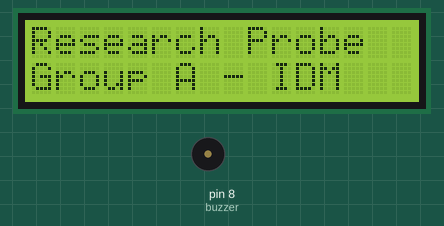
This sketch was run on a simulated Arduino Uno, built with avr-gcc and run on an emulated ATmega328P. Parts: 16×2 character LCD, buzzer (waves = sounding). Random numbers use the default seed unless the sketch sets one.

Above: at 0.1 s.
At 120.1 s:
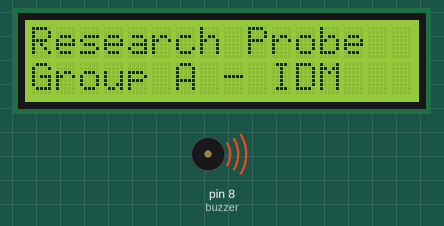
At 121.1 s:
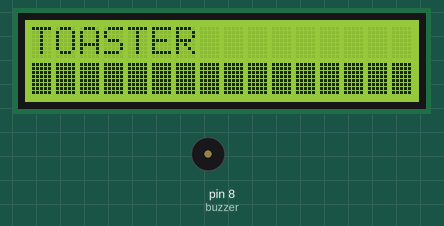
Timing chart, 0 to 122.6 s (numbered marks = the images above):
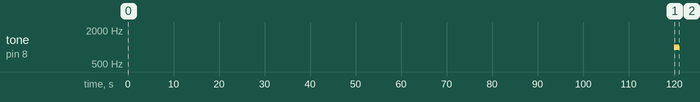

Measured:
- by itself, tone on pin 8 (buzzer): silent → 1000 Hz at 120 s, → silent 1.0 s later

The sketch:

randomBlackout.ino
```cpp
// (licence header left out)
#include <LiquidCrystal.h>
#include <Wire.h>


/*************/
/* CONSTANTS */
/*************/


const String appliances[] = { "WATER BOILER", "STOVE", "TOASTER", "LIGHTS",  "MICROWAVE" }; // the array of appliances to display
const int applianceCount  = sizeof(appliances) / sizeof(appliances[0]);  // get the length of the array

LiquidCrystal lcd(12, 11, 5, 4, 3, 2); // initialize the display
const int buzzer = 8;                  // initialize the buzzer

const unsigned long startupTime   = 120000; // time the device waits until it starts randomly blacking out
const unsigned long applianceTime = 60000;  // time each appliance is turned off

int runsLeft = 16;  // the amounts times we get new appliance


/******************/
/* MAIN FUNCTIONS */
/******************/


void setup() {
  /* "setup()" is like the start-block. This code only gets executed once.
    We use it to set up things and to print the intro message. */

  // this is to define a new character for the LCD to print
  // each byte represents a dot on the matrix, 1=filled 0=empty
  // in our case, we want to fill all the dots
  byte blockChar[] = {B11111,
                      B11111,
                      B11111,
                      B11111,
                      B11111,
                      B11111,
                      B11111,
                      B11111};

  lcd.begin(16, 2);  // start up the LCD
  lcd.createChar(0, blockChar);  // add the block char
  pinMode(buzzer, OUTPUT);  // make sure we can talk to the buzzer

  displayMessage("Research Probe",
                 "Group A - IDM");

  delay(startupTime);
}

void loop() {
  /* "loop()" is like the forever block, ie an infiniate loop.
    The Arudino will execute this until the end of time or it runs
    out of power, whichever comes first. */
  while (runsLeft) {
    alertUser(1000);  // horrible buzzer
    int appliance = nextAppliance(appliance);  // get a new appliance
    displayAppliance(appliances[appliance]);  // display the appliance to the screen
    displayEnergyLevel(runsLeft);

    delay(applianceTime);
    runsLeft--;
  }

  alertUser(2000);  // horrible buzzer
  displayMessage("Well done!",
                 "Enjoy yr fika :)");
  delay(999990);
}


/********************/
/* HELPER FUNCTIONS */
/********************/


void alertUser(int htz) {
  /* Rings the buzzer with a 1000hz tone */
  noTone(buzzer);
  tone(buzzer, htz);
  delay(1000);
  noTone(buzzer);
}

void displayMessage(String lineOne, String lineTwo) {
  /* Displays a message to the screen, goes line by line */
  lcd.clear();
  lcd.setCursor(0, 0);  // place the "cursor" of the screen on the first line
  lcd.print(lineOne);
  lcd.setCursor(0, 1);  // jump down to the second line
  lcd.print(lineTwo);
}

void displayAppliance(String appliance) {
  /* Displays an appliance to the screen, just a wrapper fn that only prints the first line */
  displayMessage(appliance, "");
}

void displayEnergyLevel(int powerLeft) {
  /* Displays the energy left, has to be it's own fn as we are using
    custom chars that require a special way of printing */
  lcd.setCursor(0, 1);  // make sure we are on the second line
  for (int i = 0; i != powerLeft; ++i) lcd.write(byte(0));
}

int nextAppliance(int previous) {
  /* Randomly selects an int that we use to get the next appliance.
    To make sure there are no repeats, we compare the next int
    to the previous one. If same, get a new random int until they diff. */
  int next;
  do next = random(0, applianceCount); while (next == previous);  // get a random new appliance. try until its not eq to previous
  return next;
}
```
